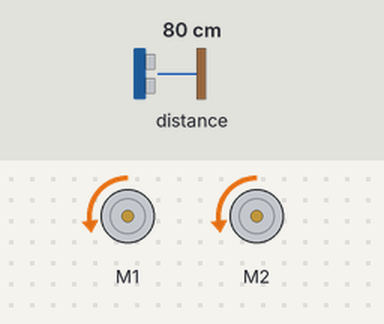
A program run on a simulated BBC micro:bit (MakeCode). Shown: 2 × DC motor (green arrow = forward, orange = backward, longer = faster). Inputs (shaded band) come from the test bench; at power-on: distance to the obstacle 80 cm.

Above: at 0.1 s.
Timing chart, 0 to 1.6 s (numbered marks = the images above):
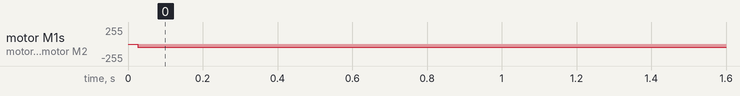

Measured:
- by itself, motor M1, motor M2: stopped → backward 50/255 at 0.03 s

The program:

main.ts
```typescript
basic.forever(function () {
    if (maqueen.Ultrasonic() <= 15 && maqueen.Ultrasonic() == 0) {
        maqueen.motorStop(maqueen.Motors.M1)
        maqueen.motorStop(maqueen.Motors.M2)
    } else {
        maqueen.motorRun(maqueen.Motors.M1, maqueen.Dir.CCW, 50)
        maqueen.motorRun(maqueen.Motors.M2, maqueen.Dir.CCW, 50)
    }
})
```

test.ts
```typescript
// les tests vont ici ; cela ne sera pas compilé si ce paquet est utilisé en tant qu'extension.
```
